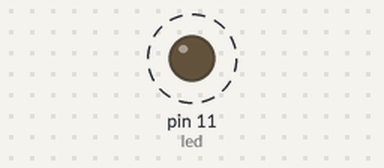
Simulated run of this sketch. Board: Arduino Uno, built with avr-gcc and run on an emulated ATmega328P. Shown: output pins drawn as LEDs (lit = HIGH). Dashed ring = blinking.

Above: at 0.12 s.
Timing chart, 0 to 3.0 s (numbered marks = the images above):
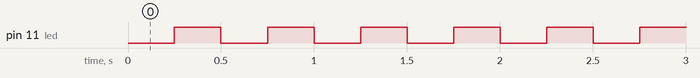

Measured:
- by itself, pin 11 (led): alternates HIGH for 0.25 s and LOW for 0.25 s

The sketch:

parpadea_ctc.ino
```cpp
int led = 11;
int current = HIGH;
int next = LOW;

void setup()
{
  cli();
  TCCR1B = 0; TCCR1A = 0;
  TCCR1B |= (1 << CS12);
  TCCR1B |= (1 << CS10);
  TCCR1B |= (1 << WGM12);
  OCR1AH = 0x0F; OCR1AL = 0x42;
  TIMSK1 |= (1 << OCIE1A);
  sei();
  pinMode(led, OUTPUT);
}

void loop()
{

}

ISR(TIMER1_COMPA_vect)
{
  digitalWrite(led, next);
  int aux = next;
  next = current;
  current = aux;
}
```
